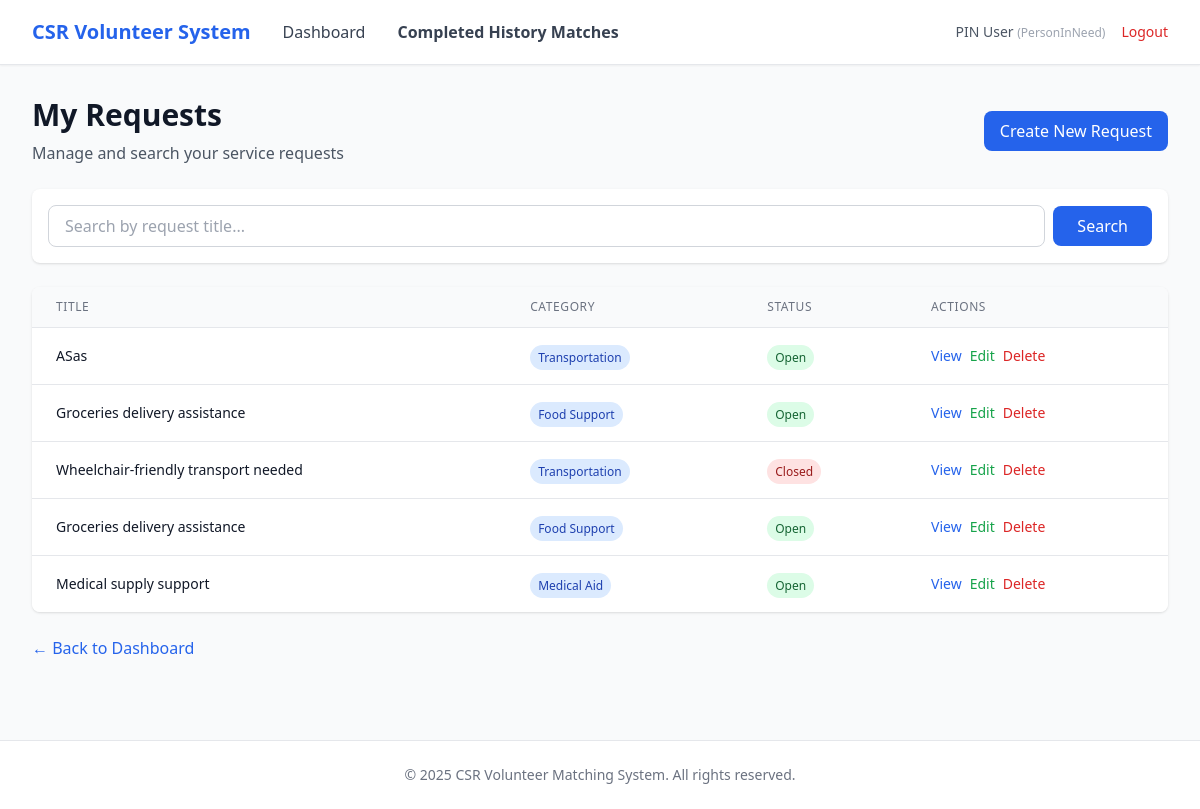
Page /pin/requests (signed in) on the committed database.
### app/entity/user_account.py (models this page shows, shortened)
class UserAccount(UserMixin, db.Model):
    __tablename__ = "user_accounts"
    userID = db.Column(db.Integer, primary_key=True, autoincrement=True)  # explicit auto increment
    name = db.Column(db.String(100), nullable=False)
    email = db.Column(db.String(120), nullable=False, unique=True, index=True)
    _password = db.Column("password", db.String(255), nullable=False)
    age = db.Column(db.Integer)
    phoneNumber = db.Column(db.String(20))
    isActive = db.Column(db.Boolean, default=True)
    profileID = db.Column(db.Integer, db.ForeignKey("user_profiles.profileID"), nullable=False)
    profile = db.relationship("UserProfile", back_populates="users", lazy=True)
    @property
    def password(self):
        raise AttributeError("Password is write-only.")
    @password.setter
    def password(self, raw):
        self._password = generate_password_hash(raw)

### app/entity/user_profile.py (models this page shows)
class UserProfile(db.Model):
    __tablename__ = "user_profiles"
    profileID   = db.Column(db.Integer, primary_key=True, autoincrement=True)  # explicit auto increment
    profileName = db.Column(db.String(50), nullable=False, unique=True)
    description = db.Column(db.String(255))
    isActive    = db.Column(db.Boolean, default=True)
    users = db.relationship("UserAccount", back_populates="profile", lazy=True)

### app/entity/request.py (models this page shows)
class Request(db.Model):
    __tablename__ = "requests"
    requestID = db.Column(db.Integer, primary_key=True)
    pinID = db.Column(db.Integer, db.ForeignKey("user_accounts.userID"), nullable=False)
    csrRepID = db.Column(db.Integer, db.ForeignKey("user_accounts.userID"))
    categoryID = db.Column(db.Integer, db.ForeignKey("categories.categoryID"), nullable=False)
    title = db.Column(db.String(150), nullable=False)
    description = db.Column(db.Text)
    status = db.Column(db.String(30), default="open")
    viewCount = db.Column(db.Integer, default=0)
    shortlistCount = db.Column(db.Integer, default=0)
    createdAt = db.Column(db.DateTime, default=db.func.now(), nullable=False)
    closedAt  = db.Column(db.DateTime)
    category = db.relationship("Category", back_populates="requests", lazy=True)
    person_in_need = db.relationship(
        "UserAccount",
        foreign_keys=[pinID],
        backref=db.backref("requests_made", lazy=True),
        lazy=True
    )
    csr_representative = db.relationship(
        "UserAccount",
        foreign_keys=[csrRepID],
        backref=db.backref("requests_supported", lazy=True),
        lazy=True
    )
    shortlists = db.relationship(
        "Shortlist",
        back_populates="request",
        cascade="all, delete-orphan",
        passive_deletes=True
    )
    match_records = db.relationship(
        "MatchRecord",
        back_populates="request",
        cascade="all, delete-orphan",
        passive_deletes=True
    )

### app/entity/category.py (models this page shows)
class Category(db.Model):
    __tablename__ = "categories"
    categoryID   = db.Column(db.Integer, primary_key=True)
    categoryName = db.Column(db.String(100), nullable=False, unique=True)
    description  = db.Column(db.String(255))
    isActive     = db.Column(db.Boolean, default=True)
    requests = db.relationship("Request", back_populates="category", lazy=True)

### app/boundary/routes.py (the view)
@boundary_bp.route("/pin/requests")
@login_required
def pin_requests():
    from app.control.pin_searchRequest_controller import PinSearchRequestController
    from app.entity.category import Category
    page = request.args.get("page", 1, type=int)
    per_page = 9
    search_query = request.args.get("search", "").strip()
    controller = PinSearchRequestController()
    all_requests = controller.searchRequests(current_user.userID, keyword=search_query)
    total = len(all_requests)
    start = (page - 1) * per_page
    end = start + per_page
    paginated = all_requests[start:end]
    class SimplePagination:
        def __init__(self, page, per_page, total):
            self.page = page
            self.per_page = per_page
            self.total = total
            self.pages = (total + per_page - 1) // per_page
            self.has_prev = page > 1
            self.has_next = page < self.pages
            self.prev_num = page - 1
            self.next_num = page + 1
    pagination = SimplePagination(page, per_page, total)
    return render_template(
        "pin/requests.html",
        requests=paginated,
        pagination=pagination,
        search_query=search_query,
    )

### app/control/pin_searchRequest_controller.py (called while the page is built)
    def searchRequests(self, pin_id:int, keyword:str=None, status:str=None):
        q = Request.query.filter_by(pinID=pin_id)
        if keyword: q = q.filter(Request.title.ilike(f"%{keyword}%"))
        if status: q = q.filter_by(status=status)
        return q.order_by(Request.requestID.desc()).all()

### app/entity/user_account.py (called while the page is built)
@login_manager.user_loader
def load_user(user_id):
    return UserAccount.query.get(int(user_id))

### app/templates/pin/requests.html (shortened to what this page needs)
{% extends "base.html" %}
{% block nav_links %}
<a href="{{ url_for('boundary.pin_dashboard') }}" class="text-gray-700 hover:text-primary">Dashboard</a>
<a href="{{ url_for('boundary.pin_match_records') }}" class="text-gray-700 hover:text-primary font-semibold">Completed History Matches</a>
{% endblock %}
{% block content %}
<div class="mb-6 flex justify-between items-center">
    <div>
        <h1 class="text-3xl font-bold text-gray-900">My Requests</h1>
        <p class="text-gray-600 mt-2">Manage and search your service requests</p>
    </div>
    <a href="{{ url_for('boundary.pin_create_request') }}"
       class="px-4 py-2 bg-primary text-white rounded-lg hover:bg-blue-700 transition">
        Create New Request
    </a>
</div>
<div class="bg-white rounded-lg shadow mb-6 p-4">
    <form method="GET" action="{{ url_for('boundary.pin_requests') }}" class="flex gap-2 items-center">
        <input type="text"
               name="search"
               value="{{ search_query }}"
               placeholder="Search by request title..."
               class="flex-1 px-4 py-2 border border-gray-300 rounded-lg focus:ring-2 focus:ring-primary focus:border-transparent">
        <button type="submit"
                class="px-6 py-2 bg-primary text-white rounded-lg hover:bg-blue-700 transition">
            Search
        </button>
    </form>
</div>
<div class="bg-white rounded-lg shadow overflow-hidden">
    <table class="min-w-full divide-y divide-gray-200">
        <thead class="bg-gray-50">
            <tr>
                <th class="px-6 py-3 text-left text-xs font-medium text-gray-500 uppercase tracking-wider">Title</th>
                <th class="px-6 py-3 text-left text-xs font-medium text-gray-500 uppercase tracking-wider">Category</th>
                <th class="px-6 py-3 text-left text-xs font-medium text-gray-500 uppercase tracking-wider">Status</th>
                <th class="px-6 py-3 text-left text-xs font-medium text-gray-500 uppercase tracking-wider">Actions</th>
            </tr>
        </thead>
        <tbody class="bg-white divide-y divide-gray-200">
            {% for req in requests %}
            <tr>
                <td class="px-6 py-4">
                    <div class="text-sm font-medium text-gray-900">{{ req.title }}</div>
                </td>
                <td class="px-6 py-4 whitespace-nowrap">
                    <span class="px-2 py-1 text-xs font-medium rounded-full bg-blue-100 text-blue-800">
                        {{ req.category.categoryName }}
                    </span>
                </td>
                <td class="px-6 py-4 whitespace-nowrap">
                    {% set normalized_status = req.status|lower %}
                    {% if normalized_status == 'open' %}
                        <span class="px-2 py-1 text-xs font-medium rounded-full bg-green-100 text-green-800">Open</span>
                    {% elif normalized_status == 'draft' %}
                        <span class="px-2 py-1 text-xs font-medium rounded-full bg-gray-100 text-gray-800">Draft</span>
                    {% elif normalized_status == 'matched' %}
                        <span class="px-2 py-1 text-xs font-medium rounded-full bg-yellow-100 text-yellow-800">Matched</span>
                    {% elif normalized_status == 'completed' %}
                        <span class="px-2 py-1 text-xs font-medium rounded-full bg-purple-100 text-purple-800">Completed</span>
                    {% else %}
                        <span class="px-2 py-1 text-xs font-medium rounded-full bg-red-100 text-red-800">Closed</span>
                    {% endif %}
                </td>
                <td class="px-6 py-4 whitespace-nowrap text-sm">
                    <div class="flex gap-2">
                        <a href="{{ url_for('boundary.pin_view_request', request_id=req.requestID) }}"
                           class="text-blue-600 hover:text-blue-800">View</a>
                        {% if normalized_status not in ['completed', 'matched'] %}
                            <a href="{{ url_for('boundary.pin_edit_request', request_id=req.requestID) }}"
                               class="text-green-600 hover:text-green-800">Edit</a>
                            <form method="POST"
                                  action="{{ url_for('boundary.pin_delete_request', request_id=req.requestID) }}"
                                  class="inline">
                                <button type="submit"
                                        onclick="return confirm('Are you sure you want to permanently delete this request? This cannot be undone.')"
                                        class="text-red-600 hover:text-red-800">
                                    Delete
                                </button>
                            </form>
                        {% endif %}
                    </div>
                </td>
            </tr>
            {% endfor %}
        </tbody>
    </table>
</div>
<div class="mt-6">
    <a href="{{ url_for('boundary.pin_dashboard') }}" class="text-primary hover:text-blue-700">
        ← Back to Dashboard
    </a>
</div>
{% endblock %}

### app/templates/base.html (shortened to what this page needs)
<!DOCTYPE html>
<html lang="en">
<head>
    <script src="https://cdn.tailwindcss.com"></script>
</head>
<body class="bg-gray-50 min-h-screen">
    {% if current_user.is_authenticated %}
    <nav class="bg-white shadow-sm border-b border-gray-200">
        <div class="max-w-7xl mx-auto px-4 sm:px-6 lg:px-8">
            <div class="flex justify-between items-center h-16">
                <div class="flex items-center gap-8">
                    <a href="{{ url_for('boundary.login') }}" class="text-xl font-bold text-primary">
                        CSR Volunteer System
                    </a>
                    {% block nav_links %}{% endblock %}
                </div>
                <div class="flex items-center gap-4">
                    <span class="text-sm text-gray-600">
                        {{ current_user.name }}
                        <span class="text-xs text-gray-400">({{ current_user.profile.profileName }})</span>
                    </span>
                    <a href="{{ url_for('boundary.logout') }}" class="text-sm text-red-600 hover:text-red-700">
                        Logout
                    </a>
                </div>
            </div>
        </div>
    </nav>
    {% endif %}
    <main class="max-w-7xl mx-auto px-4 sm:px-6 lg:px-8 py-8">
        {% block content %}{% endblock %}
    </main>
    <footer class="bg-white border-t border-gray-200 mt-12">
        <div class="max-w-7xl mx-auto px-4 sm:px-6 lg:px-8 py-6">
            <p class="text-center text-sm text-gray-500">
                &copy; 2025 CSR Volunteer Matching System. All rights reserved.
            </p>
        </div>
    </footer>
</body>
</html>

### rows in the picture
UserAccount: name "PIN User"
UserProfile: profile.profileName "PersonInNeed"
Request: title "ASas", category.categoryName "Transportation", shows "Open"
Request: title "Groceries delivery assistance", category.categoryName "Food Support", shows "Open"
Request: title "Wheelchair-friendly transport needed", category.categoryName "Transportation", shows "Closed"
Request: title "Groceries delivery assistance", category.categoryName "Food Support", shows "Open"
Request: title "Medical supply support", category.categoryName "Medical Aid", shows "Open"
